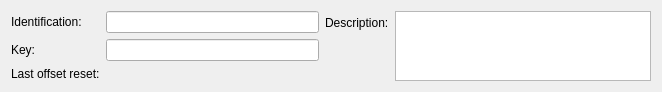
<?xml version="1.0" encoding="UTF-8"?>
<ui version="4.0">
 <class>mdtTtLogicalTestCableEditor</class>
 <widget class="QWidget" name="mdtTtLogicalTestCableEditor">
  <property name="geometry">
   <rect>
    <x>0</x>
    <y>0</y>
    <width>662</width>
    <height>86</height>
   </rect>
  </property>
  <property name="windowTitle">
   <string>Form</string>
  </property>
  <layout class="QHBoxLayout" name="horizontalLayout">
   <item>
    <layout class="QFormLayout" name="formLayout">
     <property name="fieldGrowthPolicy">
      <enum>QFormLayout::ExpandingFieldsGrow</enum>
     </property>
     <item row="0" column="0">
      <widget class="QLabel" name="lbIdentification">
       <property name="text">
        <string>Identification:</string>
       </property>
      </widget>
     </item>
     <item row="0" column="1">
      <widget class="QLineEdit" name="fld_Identification">
       <property name="statusTip">
        <string>Physical cable identification</string>
       </property>
       <property name="whatsThis">
        <string>&lt;html&gt;&lt;head/&gt;&lt;body&gt;&lt;p&gt;Physical cable identification.&lt;/p&gt;&lt;/body&gt;&lt;/html&gt;</string>
       </property>
      </widget>
     </item>
     <item row="1" column="1">
      <widget class="QLineEdit" name="fld_Key">
       <property name="statusTip">
        <string>Logical cable identification</string>
       </property>
       <property name="whatsThis">
        <string>&lt;html&gt;&lt;head/&gt;&lt;body&gt;&lt;p&gt;Logical cable identification.&lt;/p&gt;&lt;/body&gt;&lt;/html&gt;</string>
       </property>
      </widget>
     </item>
     <item row="2" column="0">
      <widget class="QLabel" name="lbOffsetResetDate">
       <property name="text">
        <string>Last offset reset:</string>
       </property>
      </widget>
     </item>
     <item row="2" column="1">
      <widget class="QLabel" name="fld_OffsetResetDate">
       <property name="text">
        <string/>
       </property>
      </widget>
     </item>
     <item row="1" column="0">
      <widget class="QLabel" name="lbKey">
       <property name="text">
        <string>Key:</string>
       </property>
      </widget>
     </item>
    </layout>
   </item>
   <item>
    <layout class="QFormLayout" name="formLayout_2">
     <item row="0" column="0">
      <widget class="QLabel" name="lbDescriptionEN">
       <property name="text">
        <string>Description:</string>
       </property>
      </widget>
     </item>
     <item row="0" column="1">
      <widget class="QPlainTextEdit" name="fld_DescriptionEN">
       <property name="sizePolicy">
        <sizepolicy hsizetype="Expanding" vsizetype="Preferred">
         <horstretch>0</horstretch>
         <verstretch>0</verstretch>
        </sizepolicy>
       </property>
       <property name="maximumSize">
        <size>
         <width>16777215</width>
         <height>80</height>
        </size>
       </property>
      </widget>
     </item>
    </layout>
   </item>
  </layout>
 </widget>
 <resources/>
 <connections/>
</ui>
